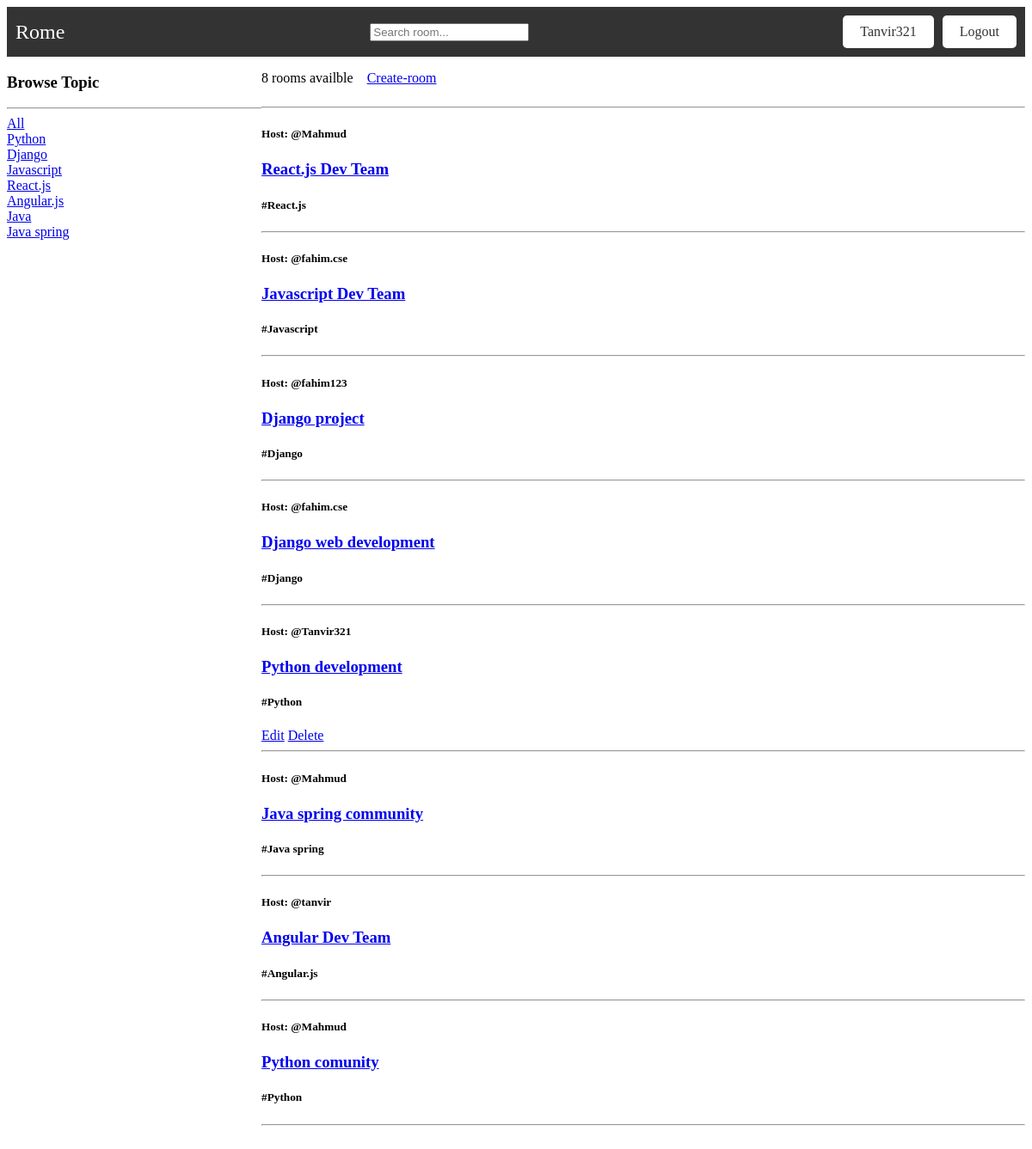
The page /room/ (signed in) on the database as committed earlier.
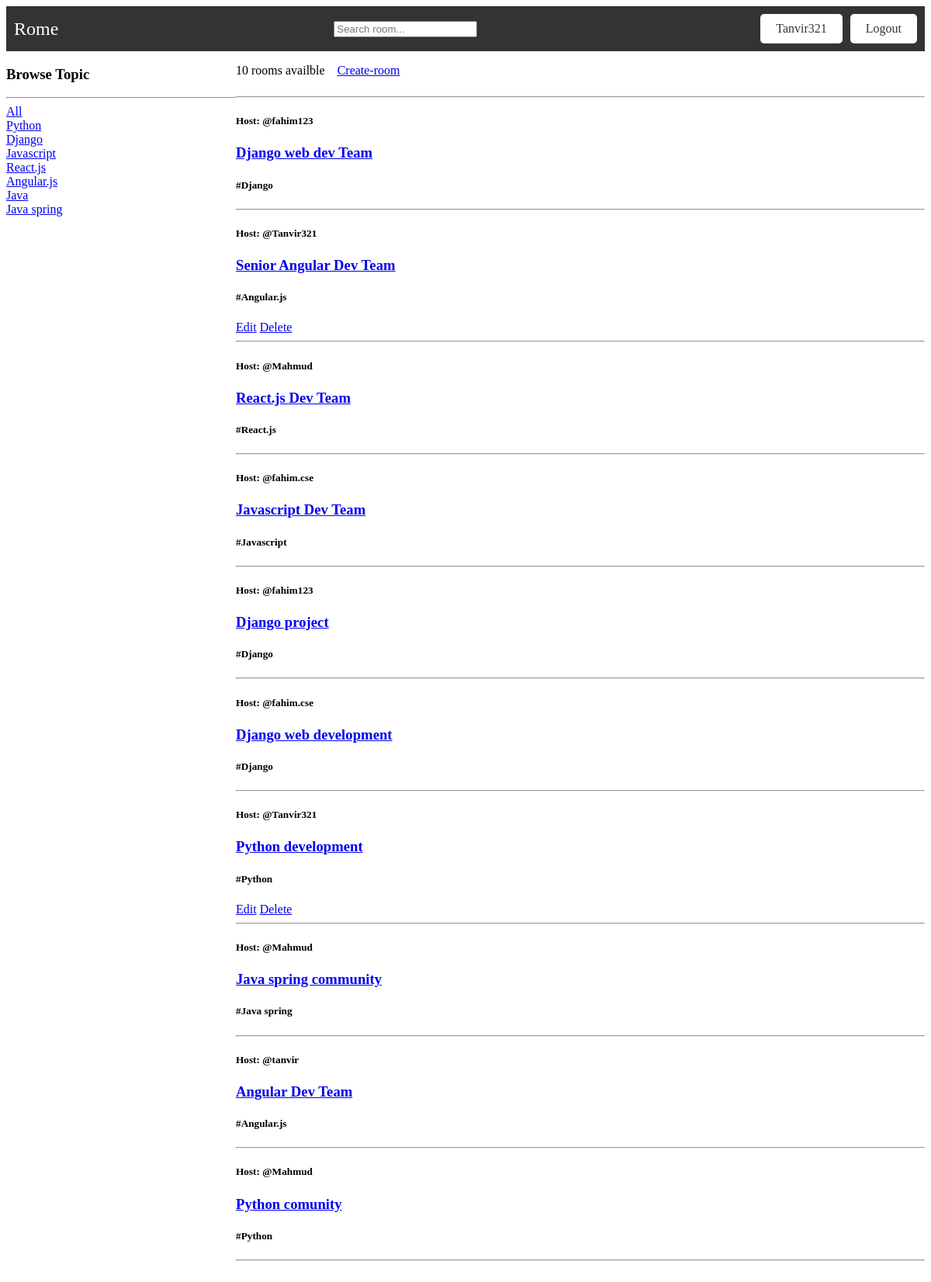
The same page on the database as committed later.
### main/models.py (models this page shows, shortened)
class Topic(models.Model):
    name = models.CharField(max_length=100)
    def __str__(self):
        return self.name

class RoomDatabase(models.Model):
    host = models.ForeignKey(User, on_delete=models.SET_NULL, null=True)
    topic = models.ForeignKey(Topic, on_delete=models.SET_NULL, null=True)
    name = models.CharField(max_length=100)
    description = models.TextField(null=True, blank=True)
    updated = models.DateTimeField(auto_now=True)
    created = models.DateTimeField(auto_now_add=True)
    class Meta:
        ordering = ['-updated', '-created']

### main/views.py (the view)
# urls.py: path('room/', views.room, name='room'),
@login_required(login_url='login')
def room(request):
    q = request.GET.get('q') if request.GET.get('q') != None else ''
    rooms = RoomDatabase.objects.filter(
        Q(topic__name__icontains=q) |
        Q(name__icontains=q) |
        Q(description__icontains=q)
    )
    topics = Topic.objects.all()
    room_count = rooms.count()
    dic = {
        "rooms": rooms,
        "topics": topics,
        "room_count": room_count,
    }
    return render(request, 'home/room.html', context=dic)

### templates/home/room.html (shortened to what this page needs)
{%extends 'home/layout.html'%}
{%block content%}
<div class="home_container">
    <div>
        <h3>Browse Topic</h3>
        <hr>
        <div>
            <a href="{%url 'room'%}">All</a>
        </div>
        {%for topic in topics%}
            <div>
                <a href="{%url 'room'%}?q={{topic.name}}">{{topic.name}}</a>
            </div>
        {%endfor%}
    </div>
    <div>
        <div class="top_portion">
            <p>{{room_count}} rooms availble</p>
            <a href="{%url 'create-room'%}">Create-room</a>
        </div>
        <hr>
        {%for room in rooms%}
            <h5>Host: @{{room.host}}</h5>
            <h3><a href="{% url 'room_dynamic_route' room.id %}">{{room.name}}</a></h3>
            <h5>#{{room.topic}}</h5>
            {%if request.user == room.host %}
            <a href="{%url 'update-room' room.id%}">Edit</a>
            <a href="{%url 'delete-room' room.id%}">Delete</a>
            {% endif %}
            <hr>
        {%endfor%}
    </div>
</div>
{%endblock content%}

### templates/home/layout.html (shortened to what this page needs)
<!DOCTYPE html>
{% load static %}
<html lang="en">
<head>
    <link rel="stylesheet" href="{%static 'home/navbar.css'%}"/>
</head>
<body>
    {%include 'home/navbar.html'%}
    {%block content%}{%endblock content%}
</body>
</html>

### templates/home/navbar.html
  <nav>
    <div class="logo">
      <a href="{%url 'room'%}">Rome</a>
    </div>
    <div>
      <form method="GET" action="{%url 'room'%}">
        <input type="text" name="q" placeholder="Search room..."/>
      </form>
    </div>
    <div class="buttons">
      {%if request.user.is_authenticated%}
      <a href="#" class="signup-btn">{{request.user.username | capfirst}}</a>
      <a href="{%url 'logout'%}" class="signin-btn">Logout</a>
      {%else%}
      <a href="{%url 'signup'%}" class="signup-btn">Sign-up</a>
      <a href="{%url 'login'%}" class="signin-btn">Sign In</a>
      {%endif%}
    </div>
  </nav>

### static/home/navbar.css (style rules this page uses)
nav { display: flex; justify-content: space-between; align-items: center; background-color: #333; padding: 10px; color: #fff; }
.logo a { color: #fff; font-size: 24px; text-decoration: none; }
.buttons { display: flex; }
.signup-btn, .signin-btn { display: inline-block; background-color: #fff; color: #333; padding: 10px 20px; margin-left: 10px; text-decoration: none; border-radius: 5px; }

### templates/home/room.html (style rules this page uses)
.home_container { display: grid; grid-template-columns: 1fr 3fr; }
.top_portion { display: flex; align-items: center; }
.top_portion p { margin-right: 1rem; }

Rows that differ between the two databases and show on the page:
added RoomDatabase: host "fahim123", name "Django web dev Team", topic "Django"
added RoomDatabase: host "Tanvir321", name "Senior Angular Dev Team", topic "Angular.js", shows "Edit"
Other text that changed with them:
{{ room_count }}: "8" → "10"
